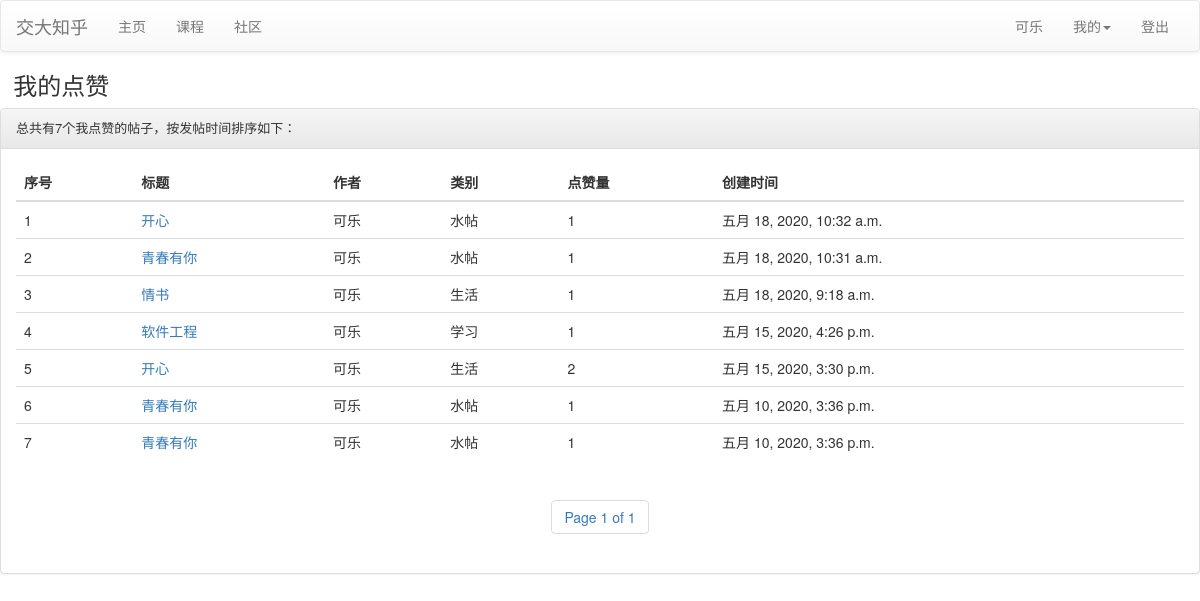
Page /likes/ (signed in) on the committed database.
### project/bbs/models.py (models this page shows, shortened)
class Post(models.Model):
    title = models.CharField(max_length=32)
    content = models.TextField(null=True)
    create_time = models.DateTimeField('创建时间', auto_now_add=True)
    author = models.ForeignKey(to='login.User', on_delete=models.CASCADE, verbose_name='作者', related_name='author')
    likes = models.IntegerField(default=0)
    category = models.ForeignKey(Category, on_delete=models.CASCADE, verbose_name='分类')
    tags = models.ManyToManyField(Tag, verbose_name='标签')
    like_users = models.ManyToManyField(User, verbose_name='用户', related_name='like_users')

class Category(models.Model):
    name = models.CharField('名称', max_length=16)

### project/login/models.py (models this page shows, shortened)
class User(models.Model):
    gender = (
        ('male', "男"),
        ('female', "女"),
    )
    school = (
        ('chuan_jian', "船舶海洋与建筑工程学院"),
        ('ji_dong', "机械动力与工程学院"),
        ('dian_yuan', "电子信息与电气工程学院"),
        ('cai_liao', "材料科学与工程学院"),
        ('shu_xue', "数学科学学院"),
        ('wu_li', "物理与天文学院"),
        ('hua_xue', "化学化工学院"),
        ('sheng_ming', "生命科学技术学院"),
        ('sheng_yi_gong', "生物医学工程学院"),
        ('an_tai', "安泰经济与管理学院"),
        ('qi_ta', "其它"),  # 暂时写到这儿
    )
    sno = models.CharField(max_length=128, unique=True, primary_key=True)  # 学号
    name = models.CharField(max_length=128)  # 名字
    nickname = models.CharField(max_length=128, default='--')  # 昵称
    password = models.CharField(max_length=256)  # 密码
    email = models.EmailField(unique=True)  # 邮箱
    sex = models.CharField(max_length=32, choices=gender)  # 性别（选择）
    institute = models.CharField(max_length=256, choices=school)  # 学院（选择）
    major = models.CharField(max_length=256, default='--')  # 专业（暂时为填写）
    c_time = models.DateTimeField(auto_now_add=True)  # 注册时间
    photo = models.ImageField(upload_to=user_directory_path, blank=True, null=True, default='default.jpg')  # 照片
    follow = models.ManyToManyField('self', related_name='follow_people', null=True, blank=True, verbose_name='关注')
    fans = models.IntegerField(default=0)
    photo_clipped = ImageSpecField(  # 注意：ImageSpecField 不会生成数据库表的字段
        source='photo',
        processors=[ResizeToFill(175, 250)],  # 处理成一寸照片的大小
        format='JPEG',  # 处理后的图片格式
        options={'quality': 95}  # 处理后的图片质量
    )
    class Meta:
        ordering = ["-c_time"]
        verbose_name = "用户"
        verbose_name_plural = "用户"

### project/login/views.py (the view)
# urls.py: path('likes/', views.likes),
def likes(request):
    if not request.session.get('is_login', None):
        return redirect("/login/login/")
    user = models.User.objects.get(sno=request.session['user_sno'])
    likes_list = user.like_users.order_by('-create_time')
    paginator = Paginator(likes_list, 10)
    if request.method == "GET":
        page = request.GET.get('page')
        try:
            posts = paginator.page(page)
        except PageNotAnInteger:
            posts = paginator.page(1)
        except InvalidPage:
            return HttpResponse('找不到页面的内容')
        except EmptyPage:
            posts = paginator.page(paginator.num_pages)
    else:
        posts = paginator.page(1)
    return render(request, 'login/likes.html', {'posts': posts, "length": len(likes_list)})

### project/login/templates/login/likes.html (shortened to what this page needs)
<!DOCTYPE html>
<html lang="en">
<head>
  <link rel="stylesheet" href="https://cdn.jsdelivr.net/npm/bootstrap@3.3.7/dist/css/bootstrap.min.css">
  <link rel="stylesheet" href="https://cdn.jsdelivr.net/npm/bootstrap@3.3.7/dist/css/bootstrap-theme.min.css">
</head>
<body>
  <nav class="navbar navbar-default">
    <div class="container-fluid">
      <div class="navbar-header">
        <a class="navbar-brand" href="#">交大知乎</a>
      </div>
      <div class="collapse navbar-collapse" id="bs-example-navbar-collapse-1">
        <ul class="nav navbar-nav">
          <li class=""><a href="/login/index/">主页<span class="sr-only">(current)</span></a></li>
          <li><a href="/course/">课程</a></li>
          <li><a href="/bbs/">社区</a></li>
        </ul>
        <ul class="nav navbar-nav navbar-right">
          <li><a href="/about/">{{ request.session.user_name }}</a></li>
          <li class="dropdown">
            <a href="#" class="dropdown-toggle" data-toggle="dropdown" role="button" aria-haspopup="true" aria-expanded="false">我的<span class="caret"></span></a>
          </li>
          <li><a href="/login/logout/">登出</a></li>
        </ul>
      </div>
    </div>
  </nav>
  <h3>&nbsp&nbsp我的点赞</h3>
  <div class="panel panel-default">
    <div class="panel-heading">
      {% if posts %}
      <p class="panel-title" style="font-size: small;">总共有{{length}}个我点赞的帖子，按发帖时间排序如下：</p>
    </div>
    <div class="panel-body">
      <table class="table">
        <thead>
          <tr>
            <th>序号</th>
            <th>标题</th>
            <th>作者</th>
            <th>类别</th>
            <th>点赞量</th>
            <th>创建时间</th>
          </tr>
        </thead>
        <tbody>
          {% for post in posts %}
          <tr>
            <td>{{ forloop.counter }}</td>
            <td><a href="/bbs/{{ post.id }}">{{ post.title }}</a></td>
            <td>{{ post.author.name }}</td>
            <td>{{ post.category.name }}</td>
            <td>{{ post.likes }}</td>
            <td>{{ post.create_time }}</td>
          </tr>
          {% endfor %}
        </tbody>
      </table>
      <div id="pages" class="text-center">
        <nav>
          <ul class="pagination">
            <li class="step-links">
              <span class="current">
                Page {{ posts.number }} of {{ posts.paginator.num_pages }}</span>
            </li>
          </ul>
        </nav>
      </div>
      {% else %}
      还没有我点赞的帖子
      {% endif %}
    </div>
  </div>
</body>
</html>

### rows in the picture
Post: title "开心", author.name "可乐", category.name "水帖", likes "1", create_time "五月 18, 2020, 10:32 a.m."
Post: title "青春有你", author.name "可乐", category.name "水帖", likes "1", create_time "五月 18, 2020, 10:31 a.m."
Post: title "情书", author.name "可乐", category.name "生活", likes "1", create_time "五月 18, 2020, 9:18 a.m."
Post: title "软件工程", author.name "可乐", category.name "学习", likes "1", create_time "五月 15, 2020, 4:26 p.m."
Post: title "开心", author.name "可乐", category.name "生活", likes "2", create_time "五月 15, 2020, 3:30 p.m."
Post: title "青春有你", author.name "可乐", category.name "水帖", likes "1", create_time "五月 10, 2020, 3:36 p.m."
Post: title "青春有你", author.name "可乐", category.name "水帖", likes "1", create_time "五月 10, 2020, 3:36 p.m."

### other values in the picture
{{ request.session.user_name }} "可乐"
{{ length }} "7"
{{ posts.number }} "1"
{{ posts.paginator.num_pages }} "1"
